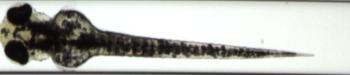
#> input picture LabeledCropImgs/2019.09.11_plate1_head_W_A02_1_1.jpg, 350 x 75 px; its folder holds only this picture in this run
$ python D_ResizeAndRandomSplitTrainTest.py
#> lines starting #> are read from the running program, lines starting #| are printed output that depends on the picture
import os
import cv2
import numpy as np

if __name__ == "__main__":
    inputDir = "./LabeledCropImgs"
    outputDir1 = "./CropResizeTrain"
    outputDir2 = "./CropResizeTest"
    imagesName = list(os.listdir(inputDir))
    for name in imagesName:
        img = cv2.resize(cv2.imread(os.path.join(inputDir, name)), dsize=(416, 96))
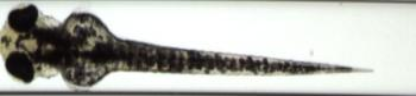
#> img: shape (96, 416, 3); mean B, G, R 178.2, 183.7, 182.3
        print(img.shape)
#| (96, 416, 3)
        if np.random.rand(1) <= 0.2:
            cv2.imwrite(os.path.join(outputDir1, name), img)
        else:
            cv2.imwrite(os.path.join(outputDir2, name), img)
